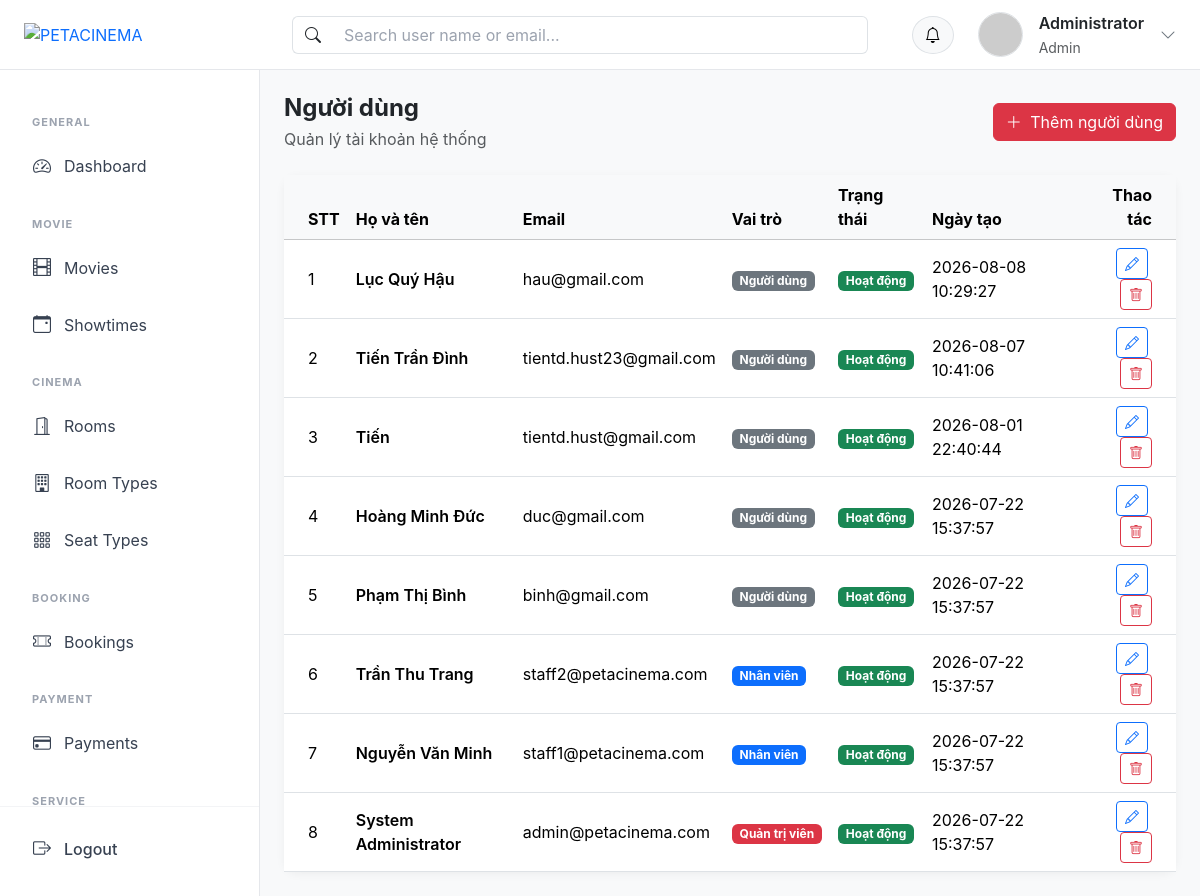
The app's page /?action=users_list (signed in) with its own data.
### tables this page shows
CREATE TABLE `users` (
  `id` int NOT NULL,
  `fullname` varchar(255) NOT NULL,
  `email` varchar(255) NOT NULL,
  `password` varchar(255) NOT NULL,
  `role` enum('user','staff','admin') DEFAULT 'user',
  `status` enum('active','inactive','banned') DEFAULT 'active',
  `created_at` timestamp NULL DEFAULT CURRENT_TIMESTAMP
);

### controllers/UserController.php (called while the page is built, shortened)
<?php
class UserController
{
    public $userModel;
    public function __construct()
    {
        $this->userModel = new UserModel();
    }
    public function users_list()
    {
        $keyword = trim($_GET['keyword'] ?? '');
        $listUser = $this->userModel->searchAndFilter($keyword);
        require_once PATH_VIEW . 'admin/layout/layout.php';
    }
}

### index.php (called while the page is built, shortened)
<?php
spl_autoload_register(function ($class) {
    $fileName = "$class.php";
    $fileModel              = PATH_MODEL . $fileName;
});
require_once './routes/index.php';

### models/BaseModel.php (called while the page is built, shortened)
<?php
class BaseModel
{
    public function __construct()
    {
        $dsn = sprintf('mysql:host=%s;port=%s;dbname=%s;charset=utf8mb4', DB_HOST, DB_PORT, DB_NAME);
        try {
            $this->pdo = new PDO($dsn, DB_USERNAME, DB_PASSWORD, DB_OPTIONS);
        } catch (PDOException $e) {
            die("Kết nối cơ sở dữ liệu thất bại: {$e->getMessage()}. Vui lòng thử lại sau.");
        }
    }
}

### models/UserModel.php (called while the page is built, shortened)
<?php
class UserModel extends BaseModel
{
    public function searchAndFilter($keyword = null)
    {
        $sql = "SELECT * FROM users WHERE 1=1";
        $sql .= " ORDER BY id DESC";
        $stmt = $this->pdo->prepare($sql);
        $stmt->execute();
        return $stmt->fetchAll();
    }
}

### views/admin/user/list.php (the view, shortened to what this page needs)
<div class="d-flex align-items-center justify-content-between mb-4">
    <div>
        <h4 class="fw-bold mb-1">Người dùng</h4>
        <p class="text-muted mb-0">Quản lý tài khoản hệ thống</p>
    </div>
    <a href="<?= BASE_URL ?>?action=users_add" class="btn btn-danger">
        <i class="bi bi-plus-lg me-1"></i> Thêm người dùng
    </a>
</div>
<div class="card">
    <div class="card-body p-0">
        <div class="table-responsive">
            <table class="table table-hover align-middle mb-0">
                <thead class="table-light">
                    <tr>
                        <th class="ps-4">STT</th>
                        <th>Họ và tên</th>
                        <th>Email</th>
                        <th>Vai trò</th>
                        <th>Trạng thái</th>
                        <th>Ngày tạo</th>
                        <th class="text-end pe-4">Thao tác</th>
                    </tr>
                </thead>
                <tbody>
                    <?php if (!empty($listUser)) : ?>
                        <?php
                            $index=0;
                            foreach ($listUser as $user) :
                            $index++;
                            ?>
                            <?php
                            $roleClass = match ($user['role']) {
                                'admin' => 'bg-danger',
                                'staff' => 'bg-primary',
                                default => 'bg-secondary',
                            };
                            $roleLabel = match ($user['role']) {
                                'admin' => 'Quản trị viên',
                                'staff' => 'Nhân viên',
                                default => 'Người dùng',
                            };
                            ?>
                            <tr>
                                <td class="ps-4"><?= $index ?></td>
                                <td class="fw-semibold"><?= htmlspecialchars($user['fullname']) ?></td>
                                <td><?= htmlspecialchars($user['email']) ?></td>
                                <td>
                                    <span class="badge <?= $roleClass ?>"><?= $roleLabel ?></span>
                                </td>
                                <td>
                                    <?php if ($user['status'] === 'active') : ?>
                                        <span class="badge bg-success">Hoạt động</span>
                                    <?php else : ?>
                                        <span class="badge bg-secondary">Không hoạt động</span>
                                    <?php endif; ?>
                                </td>
                                <td><?= $user['created_at'] ?></td>
                                <td class="text-end pe-4">
                                    <a href="<?= BASE_URL ?>?action=users_edit&id=<?= $user['id'] ?>"
                                        class="btn btn-sm btn-outline-primary me-1">
                                        <i class="bi bi-pencil"></i>
                                    </a>
                                    <a href="<?= BASE_URL ?>?action=users_delete&id=<?= $user['id'] ?>"
                                        class="btn btn-sm btn-outline-danger"
                                        onclick="return confirm('Bạn có chắc muốn xóa người dùng này?')">
                                        <i class="bi bi-trash"></i>
                                    </a>
                                </td>
                            </tr>
                        <?php endforeach; ?>
                    <?php endif; ?>
                </tbody>
            </table>
        </div>
    </div>
</div>

### assets/css/admin.css (style rules this page uses)
:root { --header-height: 70px; --sidebar-width: 260px; }
body { margin: 0; background: #f8f9fa; font-family: "Inter", -apple-system, BlinkMacSystemFont, "Segoe UI", Roboto, sans-serif; min-height: 100vh; }
.content .table-responsive { width: 100%; overflow-x: auto; }
.card { border: none; border-radius: 14px; box-shadow: 0 2px 10px rgba(0, 0, 0, 0.05); }

### records on screen
users: fullname "Lục Quý Hậu", email "hau@gmail.com", role "Người dùng", status "Hoạt động", created_at "2026-08-08 10:29:27"
users: fullname "Tiến Trần Đình", email "tientd.hust23@gmail.com", role "Người dùng", status "Hoạt động", created_at "2026-08-07 10:41:06"
users: fullname "Tiến", email "tientd.hust@gmail.com", role "Người dùng", status "Hoạt động", created_at "2026-08-01 22:40:44"
users: fullname "Hoàng Minh Đức", email "duc@gmail.com", role "Người dùng", status "Hoạt động", created_at "2026-07-22 15:37:57"
users: fullname "Phạm Thị Bình", email "binh@gmail.com", role "Người dùng", status "Hoạt động", created_at "2026-07-22 15:37:57"
users: fullname "Trần Thu Trang", email "staff2@petacinema.com", role "Nhân viên", status "Hoạt động", created_at "2026-07-22 15:37:57"
users: fullname "Nguyễn Văn Minh", email "staff1@petacinema.com", role "Nhân viên", status "Hoạt động", created_at "2026-07-22 15:37:57"
users: fullname "System Administrator", email "admin@petacinema.com", role "Quản trị viên", status "Hoạt động", created_at "2026-07-22 15:37:57"

### other values on screen
$user['fullname'] "Administrator"
$user['role'] "Admin"
